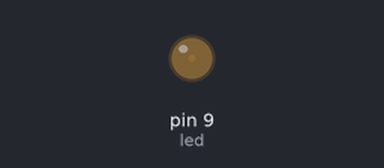
The sketch below on a simulated Arduino Uno, built with avr-gcc and run on an emulated ATmega328P. Parts: output pins drawn as LEDs (lit = HIGH).

Above: at 3.05 s.
At 6.85 s:
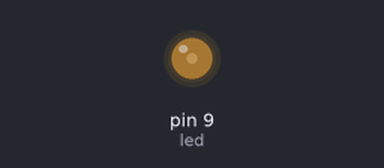
At 10.75 s:
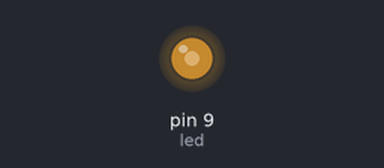
At 18.45 s:
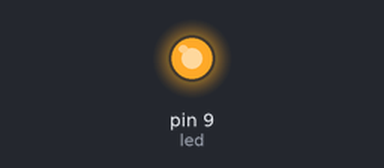
Timing chart, 0 to 23.2 s (numbered marks = the images above):
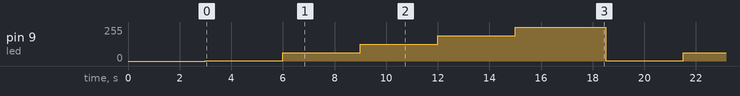

The sketch:

led_PWM_logical_analyzer_demo.ino
```cpp
/*
    PWM demo with a logical analyzer

 Connect pin ~11 to a logic analyzer and a multimeter
 and witness the power of the built-in PWM generator.

 Usage: change pausa from 3000 (demostration) to 20 for sampling.
 BTW: Logic comes from: http://downloads.saleae.com/betas/1.1.34/Logic+1.1.34+(64-bit).zip
 */

int led = 9;
int pausa = 3000; // 3000 for demo or 20 when sampling


void setup()
{
  pinMode(led, OUTPUT);
  delay(3000);
}

void loop()
{
  // Static test value, comment exit() or ad a delay()
  analogWrite(led, 1) ; // No light, just a bit
  delay(pausa);
  analogWrite(led, 63) ;   // 1/4
  delay(pausa);
  analogWrite(led, 127) ;  // 1/2
  delay(pausa);
  analogWrite(led, 191) ;  // 3/4
  delay(pausa);
  analogWrite(led, 254) ;  // Full light
  delay(pausa);
  // return ;

  for (int c = 0; c < 255 ; c++) {
    analogWrite(led, c) ;
    delay(2 );
  }
  //exit(0);

}
```

Measured:
- by itself, pin 9 (led): repeats every 15.5 s: 63/255 3.0 s, 127/255 3.0 s, 191/255 3.0 s, 254/255 3.5 s, 1/255 3.0 s
